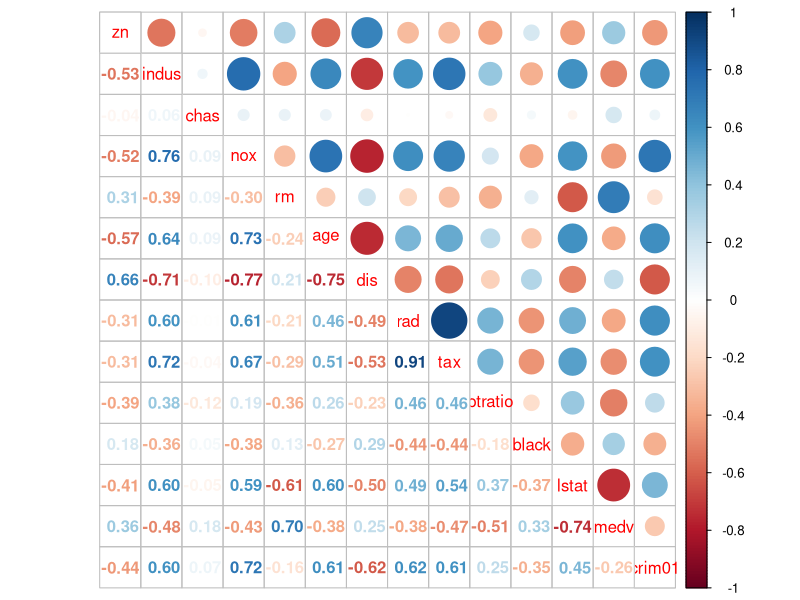
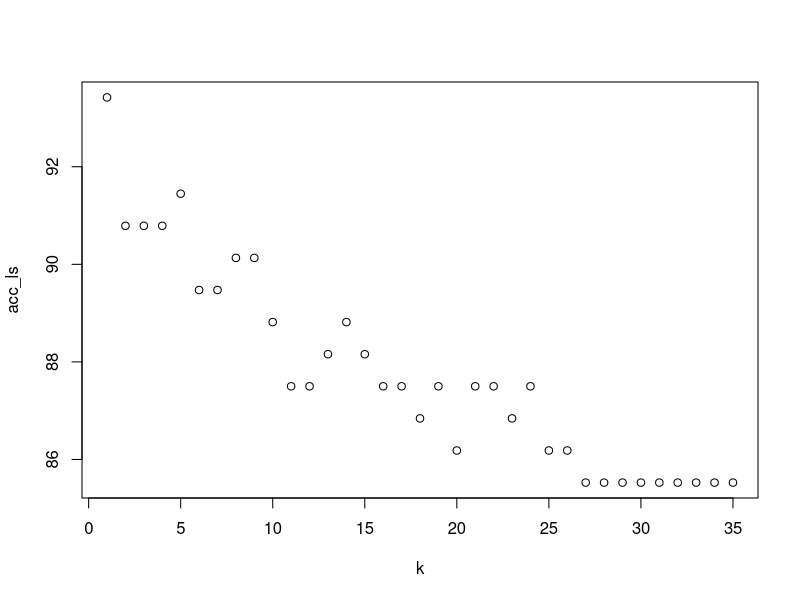

Recreate these plots in R, in order. (Note: this script raises an error after producing the figures.)
library(MASS)
library(corrplot)

##############################################################################
# Logistic regression
##############################################################################

# ressource: https://rpubs.com/datascientiest/248183

#head(Boston)
#str(Boston)
summary(Boston)

# Load Boston data set
data("Boston")

# Create list with same size as crime coloum with all zeros
crim01 <- rep(0, length(Boston$crim))


# Insert 1's where crime is over median 
crim01[Boston$crim > median(Boston$crim)] <- 1

# Add crim01 coloum to Boston dataset
Boston <- data.frame(Boston, crim01)

summary(Boston)

# Set random number generator in R
set.seed(1234)

# Create training data - 70% training  data and 30% test data
train <- sample(1:dim(Boston)[1], dim(Boston)[1]*.7, rep=FALSE)

# Create test data (-train means all not all train data)
test <- -train
  
# Add training data to variable
Boston.train <- Boston[train, ]

# Add test data to variable (all data which is not train)
Boston.test <- Boston[test, ]

# From the the crime data, add the only test data to crim01.test variable
crim01.test <- crim01[test]

# Generate logistic regression model
# GLM Parameter explaination
  # crim01: The variable we want to predict
  # ~ .: all variables in Boston dataset is set as predictors 
  # - crime01 -crim: remove crime01 and crim colums as predictors
  # data = Boston: use Boston data set
  # binomial: logit
#fit.glm1 <- glm(crim01 ~ . -crim, family = binomial(logit), data = Boston)
#fit.glm1 <- glm(crim01 ~ -crim + zn + indus + chas + nox + rm + age + dis + rad + tax + ptratio + black + lstat + medv + rvYes, family = binomial(logit), data = Boston)
fit.glm1 <- glm(crim01 ~ -crim + zn + indus + chas + nox + rm + age + dis + rad + tax + ptratio + black + lstat + medv, family = binomial(logit), data = Boston)

# Summary of the models coefficients and p-values
summary(fit.glm1)

# Correlation matrix
  # Find candidates which indicates the positive correlation on crim01
corrplot::corrplot.mixed(cor(Boston[, -1]), upper="circle")

# Generate logistic regression model
  # GLM Parameter explaination
  # crim01: The variable we want to predict
  # nox (0.72) + indus (0.6) + age (0.61) + rad (0.62): Predictors 
  # 
fit.glm <- glm(crim01 ~ -crim + dis + zn + nox + medv + rad + tax + ptratio + black, data = Boston.train, family = binomial)

# 0.01
#fit.glm <- glm(crim01 ~ dis  + nox  + rad  + ptratio, data = Boston.train, family = binomial)

# 0.001
#fit.glm <- glm(crim01 ~  nox  + rad, data = Boston.train, family = binomial)

summary(fit.glm)


# Use our model and see how it predicts on Test data set 
  # The predict function, predicts the probability for crime, given the predictors 
probs <- predict(fit.glm, Boston.test, type = "response")

# Create list with same size as probs with all zeros 
pred.glm <- rep(0, length(probs))

# Insert 1's where probability is larger than 0.5    
pred.glm[probs > 0.5] <- 1

# Confusion matrix in order to determine how many observations were correctly or incorrectly classified
  # Correct prediction: 65 suburbs with no crimes over median and 68 suburbs with crimes over median
  # wrong prediction: 15 which the model predicted to no crime had crime. 4 which the model predicted had crime which hadnt crime
table(pred.glm, crim01.test)

# Computes the rate of misclassification (0.112)
mean(pred.glm != crim01.test)

##############################################################################
# Linear discriminant analysis
##############################################################################
#crim01

#crim01 <- factor(crim01)

str(crim01)
# Create model
#fit.lda <- lda(crim01 ~., data = Boston)

#Use the p values to determine which variable to sufficient for the model training

#LDA Model with the training data
# 0.05 significants level
fit.lda.train <- lda(crim01 ~ -crim + dis + zn + nox + medv + rad + tax + ptratio + black, data = Boston.train)

#0.01
#fit.lda.train <- lda(crim01 ~ -crim + dis  + nox  + rad  + ptratio, data = Boston.train)

#0.001
#fit.lda.train <- lda(crim01 ~ -crim + nox  + rad, data = Boston.train )

fit.lda.train


# Use the model for prediction on test data
pred.lda <- predict(fit.lda.train, Boston.test)



# Confusion matrix
table(pred.lda$class, crim01.test)

# Misclassification rate
mean(pred.lda$class != crim01.test)


##############################################################################
# KNN
##############################################################################
library(class)



normalize <- function(x) {
  return ((x - min(x)) / (max(x) - min(x)))
}

#data = scale(Boston[,-c(1,15)])

# Nomalize data
data <- as.data.frame(lapply(Boston[,2:14], normalize))

# Set random generator
set.seed(1234)

# Create training data - 70% training  data and 30% test data
train <- sample(1:dim(Boston)[1], dim(Boston)[1]*.70, rep=FALSE)

# Create test data (-train means all not all train data)
test <- -train

# 5% significance
#training_data = data[train, c("nox" , "indus" , "age" , "rad", "dis", "zn", "tax", "ptratio")]

# 1% significance
#training_data = data[train, c("nox" ,  "rad", "dis",  "ptratio")]

# 0.1% significance
training_data = data[train, c("nox" ,  "rad")]

# 5% significance
#testing_data = data[test, c("nox" , "indus" , "age" , "rad", "dis", "zn", "tax", "ptratio")]

# 1% significance
#testing_data = data[test, c("nox" ,  "rad", "dis",  "ptratio")]

# 0.1% significance
testing_data = data[test, c("nox" ,  "rad")]


# Add crime01 to train.crim01
train.crim01 = Boston$crim01[train]

# Add crime01 to test.crime01
test.crim01= Boston$crim01[test]

# Create list for accuracy for each K
acc_ls <- list()

# accuracy function
accuracy  <- function(x,y){
  acc <- 0
  
  for(i in 1:length(y)){
    if(y[i] == x[i]){
      acc <- acc + 1
    }
  }
  return(100*acc/length(y))
  
}

# Run prediction for each k value and get the accuracy
# Unlike LDA and logistic regression we do not fit and validate in two steps
# In KNN we both in one step
k <- 1:35
error_rate = NULL
for(i in k){
  pred_k <- knn(Boston.train, Boston.test, train.crim01, i)
  acc_ls[i] <- accuracy(pred_k,test.crim01)
  error_rate[i] = mean(test.crim01 != pred_k)
}

# find the minimum error rate for all k's
min_error_rate = min(error_rate)
print(min_error_rate)

# Average of all accuracies
mean(unlist(acc_ls))

# Plot the accuracy of all k's
plot(k,acc_ls)

# KNN training in respect to subset and k.
  # From the prediction of finding the best k with best accuracy, we get k=3 and k=5
  # The outcome is a prediction model on the testting_data
knn_pred_y = knn(training_data, testing_data, train.crime01, k = 5)

table(knn_pred_y, test.crime01)

# For this KNN (k=3), we have a test error rate of ...
mean(knn_pred_y != test.crime01)
